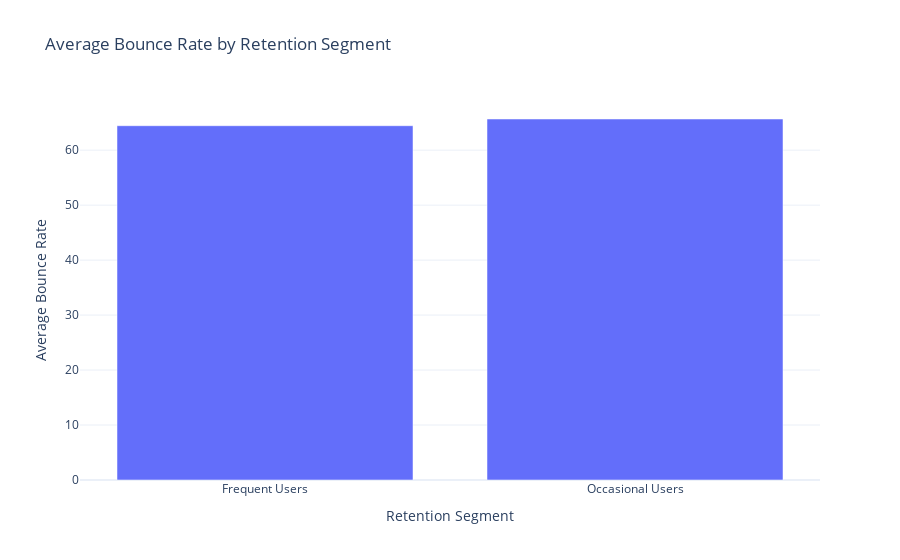

Notebook code for this chart:
### Code cell
# Calculate the average bounce rate for each retention segment
segment_bounce_rates = df.groupby('Retention Segment')['Bounce Rate'].mean().reset_index()

# Create a bar chart to visualize the average bounce rates by retention segment
bar_fig = px.bar(segment_bounce_rates, x='Retention Segment', y='Bounce Rate',
                 title='Average Bounce Rate by Retention Segment',
                 labels={'Retention Segment': 'Retention Segment', 'Bounce Rate': 'Average Bounce Rate'})

bar_fig.show()

### Figure 1 — Plotly figure (JSON) as saved in the notebook; plotly's stock layout.template omitted (floating-point values rounded to 4 significant figures)
{"data": [{"alignmentgroup": "True", "hovertemplate": "Retention Segment=%{x}<br>Average Bounce Rate=%{y}<extra></extra>", "legendgroup": "", "marker": {"color": "#636efa", "pattern": {"shape": ""}}, "name": "", "offsetgroup": "", "orientation": "v", "showlegend": false, "textposition": "auto", "type": "bar", "x": ["Frequent Users", "Occasional Users"], "xaxis": "x", "y": [64.45, 65.67], "yaxis": "y"}], "layout": {"autosize": true, "barmode": "relative", "legend": {"tracegroupgap": 0}, "title": {"text": "Average Bounce Rate by Retention Segment"}, "xaxis": {"anchor": "y", "autorange": true, "domain": [0, 1], "range": [-0.5, 1.5], "title": {"text": "Retention Segment"}, "type": "category"}, "yaxis": {"anchor": "x", "autorange": true, "domain": [0, 1], "range": [0, 69.13], "title": {"text": "Average Bounce Rate"}, "type": "linear"}}}
